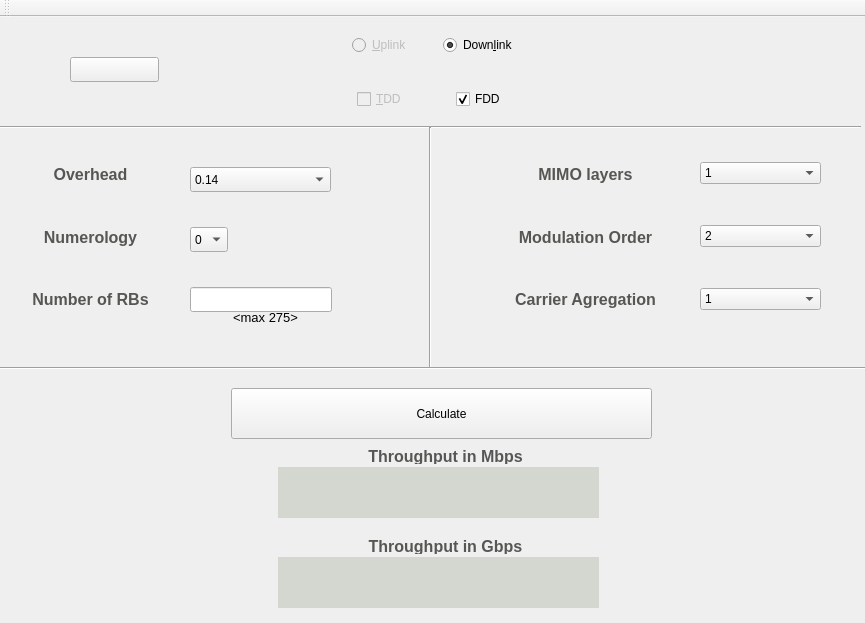
<?xml version="1.0" encoding="UTF-8"?>
<ui version="4.0">
 <class>MainWindow</class>
 <widget class="QMainWindow" name="MainWindow">
  <property name="geometry">
   <rect>
    <x>0</x>
    <y>0</y>
    <width>865</width>
    <height>623</height>
   </rect>
  </property>
  <property name="windowTitle">
   <string>MainWindow</string>
  </property>
  <property name="documentMode">
   <bool>false</bool>
  </property>
  <property name="tabShape">
   <enum>QTabWidget::Rounded</enum>
  </property>
  <widget class="QWidget" name="centralwidget">
   <widget class="QPushButton" name="pushButton">
    <property name="geometry">
     <rect>
      <x>231</x>
      <y>371</y>
      <width>421</width>
      <height>51</height>
     </rect>
    </property>
    <property name="text">
     <string>Calculate</string>
    </property>
   </widget>
   <widget class="QWidget" name="layoutWidget">
    <property name="geometry">
     <rect>
      <x>500</x>
      <y>130</y>
      <width>171</width>
      <height>181</height>
     </rect>
    </property>
    <layout class="QVBoxLayout" name="verticalLayout">
     <item>
      <widget class="QLabel" name="label_2">
       <property name="text">
        <string>&lt;html&gt;&lt;head/&gt;&lt;body&gt;&lt;p align=&quot;center&quot;&gt;&lt;span style=&quot; font-size:12pt; font-weight:600; color:#555753;&quot;&gt;MIMO layers&lt;/span&gt;&lt;/p&gt;&lt;/body&gt;&lt;/html&gt;</string>
       </property>
      </widget>
     </item>
     <item>
      <widget class="QLabel" name="label_4">
       <property name="text">
        <string>&lt;html&gt;&lt;head/&gt;&lt;body&gt;&lt;p align=&quot;center&quot;&gt;&lt;span style=&quot; font-size:12pt; font-weight:600; color:#555753;&quot;&gt;Modulation Order&lt;/span&gt;&lt;/p&gt;&lt;/body&gt;&lt;/html&gt;</string>
       </property>
      </widget>
     </item>
     <item>
      <widget class="QLabel" name="label_3">
       <property name="text">
        <string>&lt;html&gt;&lt;head/&gt;&lt;body&gt;&lt;p align=&quot;center&quot;&gt;&lt;span style=&quot; font-size:12pt; font-weight:600; color:#555753;&quot;&gt;Carrier Agregation&lt;/span&gt;&lt;/p&gt;&lt;/body&gt;&lt;/html&gt;</string>
       </property>
      </widget>
     </item>
    </layout>
   </widget>
   <widget class="QWidget" name="layoutWidget">
    <property name="geometry">
     <rect>
      <x>700</x>
      <y>110</y>
      <width>121</width>
      <height>221</height>
     </rect>
    </property>
    <layout class="QVBoxLayout" name="verticalLayout_2">
     <item>
      <widget class="QComboBox" name="comboBox_mimo">
       <item>
        <property name="text">
         <string>1</string>
        </property>
       </item>
       <item>
        <property name="text">
         <string>2</string>
        </property>
       </item>
       <item>
        <property name="text">
         <string>4</string>
        </property>
       </item>
       <item>
        <property name="text">
         <string>8</string>
        </property>
       </item>
      </widget>
     </item>
     <item>
      <widget class="QComboBox" name="comboBox_morOrder">
       <item>
        <property name="text">
         <string>2</string>
        </property>
       </item>
       <item>
        <property name="text">
         <string>4</string>
        </property>
       </item>
       <item>
        <property name="text">
         <string>6</string>
        </property>
       </item>
       <item>
        <property name="text">
         <string>8</string>
        </property>
       </item>
      </widget>
     </item>
     <item>
      <widget class="QComboBox" name="comboBox_carrierAgreg">
       <item>
        <property name="text">
         <string>1</string>
        </property>
       </item>
       <item>
        <property name="text">
         <string>2</string>
        </property>
       </item>
       <item>
        <property name="text">
         <string>3</string>
        </property>
       </item>
       <item>
        <property name="text">
         <string>4</string>
        </property>
       </item>
       <item>
        <property name="text">
         <string>5</string>
        </property>
       </item>
       <item>
        <property name="text">
         <string>6</string>
        </property>
       </item>
       <item>
        <property name="text">
         <string>7</string>
        </property>
       </item>
       <item>
        <property name="text">
         <string>8</string>
        </property>
       </item>
       <item>
        <property name="text">
         <string>9</string>
        </property>
       </item>
       <item>
        <property name="text">
         <string>10</string>
        </property>
       </item>
       <item>
        <property name="text">
         <string>11</string>
        </property>
       </item>
       <item>
        <property name="text">
         <string>12</string>
        </property>
       </item>
       <item>
        <property name="text">
         <string>13</string>
        </property>
       </item>
       <item>
        <property name="text">
         <string>14</string>
        </property>
       </item>
       <item>
        <property name="text">
         <string>15</string>
        </property>
       </item>
       <item>
        <property name="text">
         <string>16</string>
        </property>
       </item>
      </widget>
     </item>
    </layout>
   </widget>
   <widget class="QWidget" name="layoutWidget">
    <property name="geometry">
     <rect>
      <x>20</x>
      <y>130</y>
      <width>141</width>
      <height>181</height>
     </rect>
    </property>
    <layout class="QVBoxLayout" name="verticalLayout_3">
     <item>
      <widget class="QLabel" name="label">
       <property name="text">
        <string>&lt;html&gt;&lt;head/&gt;&lt;body&gt;&lt;p align=&quot;center&quot;&gt;&lt;span style=&quot; font-size:12pt; font-weight:600; color:#555753;&quot;&gt;Overhead&lt;/span&gt;&lt;/p&gt;&lt;/body&gt;&lt;/html&gt;</string>
       </property>
      </widget>
     </item>
     <item>
      <widget class="QLabel" name="label_5">
       <property name="text">
        <string>&lt;html&gt;&lt;head/&gt;&lt;body&gt;&lt;p align=&quot;center&quot;&gt;&lt;span style=&quot; font-size:12pt; font-weight:600; color:#555753;&quot;&gt;Numerology&lt;/span&gt;&lt;/p&gt;&lt;/body&gt;&lt;/html&gt;</string>
       </property>
      </widget>
     </item>
     <item>
      <widget class="QLabel" name="label_6">
       <property name="text">
        <string>&lt;html&gt;&lt;head/&gt;&lt;body&gt;&lt;p align=&quot;center&quot;&gt;&lt;span style=&quot; font-size:12pt; font-weight:600; color:#555753;&quot;&gt;Number of RBs&lt;/span&gt;&lt;/p&gt;&lt;/body&gt;&lt;/html&gt;</string>
       </property>
      </widget>
     </item>
    </layout>
   </widget>
   <widget class="QWidget" name="layoutWidget">
    <property name="geometry">
     <rect>
      <x>336</x>
      <y>-10</y>
      <width>191</width>
      <height>130</height>
     </rect>
    </property>
    <layout class="QGridLayout" name="gridLayout">
     <item row="1" column="1" alignment="Qt::AlignHCenter">
      <widget class="QCheckBox" name="checkBox_2">
       <property name="text">
        <string>FDD</string>
       </property>
       <property name="checkable">
        <bool>true</bool>
       </property>
       <property name="checked">
        <bool>true</bool>
       </property>
      </widget>
     </item>
     <item row="0" column="0" alignment="Qt::AlignHCenter">
      <widget class="QRadioButton" name="radioButton_4">
       <property name="enabled">
        <bool>false</bool>
       </property>
       <property name="text">
        <string>&amp;Uplink</string>
       </property>
       <property name="checkable">
        <bool>false</bool>
       </property>
      </widget>
     </item>
     <item row="1" column="0" alignment="Qt::AlignHCenter">
      <widget class="QCheckBox" name="checkBox_3">
       <property name="enabled">
        <bool>false</bool>
       </property>
       <property name="text">
        <string>&amp;TDD</string>
       </property>
       <property name="checkable">
        <bool>false</bool>
       </property>
       <property name="checked">
        <bool>false</bool>
       </property>
      </widget>
     </item>
     <item row="0" column="1" alignment="Qt::AlignHCenter">
      <widget class="QRadioButton" name="radioButton_5">
       <property name="text">
        <string>Down&amp;link</string>
       </property>
       <property name="checkable">
        <bool>true</bool>
       </property>
       <property name="checked">
        <bool>true</bool>
       </property>
      </widget>
     </item>
    </layout>
   </widget>
   <widget class="Line" name="line">
    <property name="geometry">
     <rect>
      <x>-40</x>
      <y>100</y>
      <width>901</width>
      <height>21</height>
     </rect>
    </property>
    <property name="orientation">
     <enum>Qt::Horizontal</enum>
    </property>
   </widget>
   <widget class="Line" name="line_2">
    <property name="geometry">
     <rect>
      <x>0</x>
      <y>336</y>
      <width>871</width>
      <height>31</height>
     </rect>
    </property>
    <property name="orientation">
     <enum>Qt::Horizontal</enum>
    </property>
   </widget>
   <widget class="Line" name="line_3">
    <property name="geometry">
     <rect>
      <x>420</x>
      <y>110</y>
      <width>21</width>
      <height>241</height>
     </rect>
    </property>
    <property name="orientation">
     <enum>Qt::Vertical</enum>
    </property>
   </widget>
   <widget class="QComboBox" name="comboBox_Numerology">
    <property name="geometry">
     <rect>
      <x>190</x>
      <y>210</y>
      <width>38</width>
      <height>25</height>
     </rect>
    </property>
    <item>
     <property name="text">
      <string>0</string>
     </property>
    </item>
    <item>
     <property name="text">
      <string>1</string>
     </property>
    </item>
    <item>
     <property name="text">
      <string>2</string>
     </property>
    </item>
    <item>
     <property name="text">
      <string>3</string>
     </property>
    </item>
    <item>
     <property name="text">
      <string>4</string>
     </property>
    </item>
   </widget>
   <widget class="QLineEdit" name="prbs">
    <property name="geometry">
     <rect>
      <x>190</x>
      <y>270</y>
      <width>142</width>
      <height>25</height>
     </rect>
    </property>
   </widget>
   <widget class="QLabel" name="maxTputMhz">
    <property name="geometry">
     <rect>
      <x>278</x>
      <y>450</y>
      <width>321</width>
      <height>51</height>
     </rect>
    </property>
    <property name="styleSheet">
     <string notr="true">background-color: rgb(211, 215, 207);</string>
    </property>
    <property name="text">
     <string>&lt;html&gt;&lt;head/&gt;&lt;body&gt;&lt;p align=&quot;center&quot;&gt;&lt;span style=&quot; font-size:12pt; color:#555753;&quot;&gt;&lt;br/&gt;&lt;/span&gt;&lt;/p&gt;&lt;/body&gt;&lt;/html&gt;</string>
    </property>
   </widget>
   <widget class="QLabel" name="maxTputGhz">
    <property name="geometry">
     <rect>
      <x>278</x>
      <y>540</y>
      <width>321</width>
      <height>51</height>
     </rect>
    </property>
    <property name="styleSheet">
     <string notr="true">background-color: rgb(211, 215, 207);</string>
    </property>
    <property name="text">
     <string>&lt;html&gt;&lt;head/&gt;&lt;body&gt;&lt;p align=&quot;center&quot;&gt;&lt;span style=&quot; font-size:12pt; color:#555753;&quot;&gt;&lt;br/&gt;&lt;/span&gt;&lt;/p&gt;&lt;/body&gt;&lt;/html&gt;</string>
    </property>
   </widget>
   <widget class="QComboBox" name="comboBox_overhead">
    <property name="geometry">
     <rect>
      <x>190</x>
      <y>150</y>
      <width>141</width>
      <height>25</height>
     </rect>
    </property>
    <item>
     <property name="text">
      <string>0.14</string>
     </property>
    </item>
    <item>
     <property name="text">
      <string>0.18</string>
     </property>
    </item>
   </widget>
   <widget class="QLabel" name="label_7">
    <property name="geometry">
     <rect>
      <x>300</x>
      <y>430</y>
      <width>291</width>
      <height>17</height>
     </rect>
    </property>
    <property name="text">
     <string>&lt;html&gt;&lt;head/&gt;&lt;body&gt;&lt;p align=&quot;center&quot;&gt;&lt;span style=&quot; font-size:12pt; font-weight:600; color:#555753;&quot;&gt;Throughput in Mbps&lt;/span&gt;&lt;/p&gt;&lt;/body&gt;&lt;/html&gt;</string>
    </property>
   </widget>
   <widget class="QLabel" name="label_8">
    <property name="geometry">
     <rect>
      <x>300</x>
      <y>520</y>
      <width>291</width>
      <height>17</height>
     </rect>
    </property>
    <property name="text">
     <string>&lt;html&gt;&lt;head/&gt;&lt;body&gt;&lt;p align=&quot;center&quot;&gt;&lt;span style=&quot; font-size:12pt; font-weight:600; color:#555753;&quot;&gt;Throughput in Gbps&lt;/span&gt;&lt;/p&gt;&lt;/body&gt;&lt;/html&gt;</string>
    </property>
   </widget>
   <widget class="QLabel" name="label_9">
    <property name="geometry">
     <rect>
      <x>220</x>
      <y>290</y>
      <width>91</width>
      <height>21</height>
     </rect>
    </property>
    <property name="text">
     <string>&lt;html&gt;&lt;head/&gt;&lt;body&gt;&lt;p align=&quot;center&quot;&gt;&lt;span style=&quot; font-size:10pt;&quot;&gt;&amp;lt;max 275&amp;gt;&lt;/span&gt;&lt;/p&gt;&lt;/body&gt;&lt;/html&gt;</string>
    </property>
   </widget>
   <widget class="QPushButton" name="pushButton_2">
    <property name="geometry">
     <rect>
      <x>70</x>
      <y>40</y>
      <width>89</width>
      <height>25</height>
     </rect>
    </property>
    <property name="text">
     <string/>
    </property>
   </widget>
  </widget>
  <widget class="QToolBar" name="toolBar">
   <property name="windowTitle">
    <string>toolBar</string>
   </property>
   <attribute name="toolBarArea">
    <enum>TopToolBarArea</enum>
   </attribute>
   <attribute name="toolBarBreak">
    <bool>false</bool>
   </attribute>
  </widget>
 </widget>
 <resources/>
 <connections/>
</ui>
